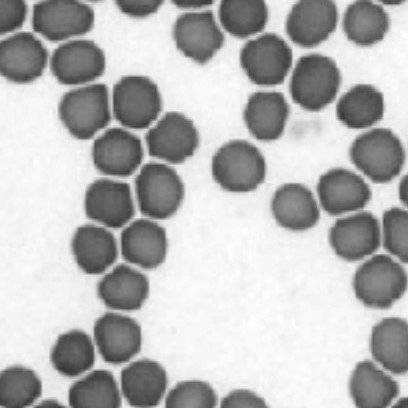
#> input picture sparse/split_bregman/data/origin_lp.jpg, 408 x 408 px, found by its file name
$ python lp_tech.py data/origin_lp.jpg
#> lines starting #> are read from the running program, lines starting #| are printed output that depends on the picture; long printed decimals are rounded
#> in main, img_load is the input picture: shape (408, 408, 3); min 53, max 254, mean 182
"""
Reference
Total Variation最適化(Split Bregman).
https://lp-tech.net/articles/tkPFr?page=1
"""

import sys,os
import numpy as np
import cv2
import matplotlib.pyplot as plt
import random
from PIL import Image

[X_N, Y_N] = [0,0]

def add_noise(I_t):
    mu = np.mean(I_t)
#> mu = 182
    sigma = np.std(I_t)
#> sigma = 66.49
    dB = 3
    I_noise = 10**(-dB/20)*np.reshape([random.gauss(mu, sigma) for i in range(np.size(I_t))], np.shape(I_t))
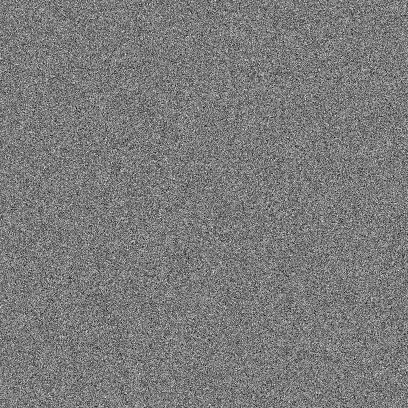
#> I_noise: shape (408, 408) float64; min -70.35, max 342.2, mean 129; drawn with min black and max white
    I = I_t + I_noise
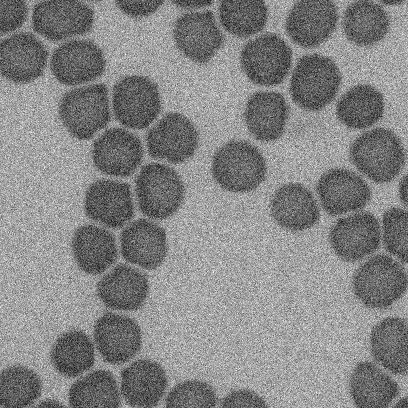
#> I: shape (408, 408) float64; min 38.77, max 558.5, mean 311; drawn with min black and max white
    max_I  = np.max(I)
#> max_I = 558.5
    min_I = np.min(I)
#> min_I = 38.77
    I = np.round((I - min_I)*255/(max_I - min_I))
    return I

def Gauss_Saidel(u, d_x, d_y, b_x, b_y, f, MU, LAMBDA):
    U = np.hstack([u[:,1:X_N], np.reshape(u[-1,:],[Y_N,1] )]) + np.hstack([np.reshape(u[0,:],[Y_N,1]), u[:,0:Y_N-1]]) \
       + np.vstack([u[1:X_N,:], np.reshape(u[:,-1],[1,X_N] )]) + np.vstack([np.reshape(u[:,0],[1,X_N] ), u[0:X_N-1,:]])
    D = np.vstack([np.reshape(d_x[:,0],[1,X_N] ), d_x[0:Y_N-1,:]]) - d_x \
       + np.hstack([np.reshape(d_y[0,:],[Y_N,1] ), d_y[:,0:X_N-1]]) - d_y
    B = -np.vstack([np.reshape(b_x[:,0],[1,X_N] ), b_x[0:Y_N-1,:]]) + b_x \
       - np.hstack([np.reshape(b_y[0,:],[Y_N,1] ), b_y[:,0:X_N-1]]) + b_y
    G = LAMBDA/(MU + 4*LAMBDA)*(U+D+B) + MU/(MU + 4*LAMBDA)*f
    return G

def shrink(x,y):
    t = np.abs(x) - y
    S = np.sign(x)*(t > 0) * t
    return S

def main():
    global X_N;global Y_N
    this_file_path = os.path.dirname(sys.argv[0])
    img_path = this_file_path+"/data/origin_lp.jpg"
    img_load = cv2.imread(img_path)
    I_t = cv2.cvtColor(img_load, cv2.COLOR_RGB2GRAY)
    f = add_noise(I_t)
    [X_N,Y_N] = np.shape(f)
#> X_N = 408; Y_N = 408
    plt.subplot(1,2,1)
    plt.imshow(I_t, cmap="gray")
    plt.title("Original")
    plt.subplot(1,2,2)
    plt.imshow(f, cmap="gray")
    plt.title("Noisy")
    plt.savefig(this_file_path+"/data/comp_noisy.png")
    #plt.show()

    CYCLE = 100
    MU = 5.0*10**(-2)
    LAMBDA = 1.0*10**(-2)
    TOL = 5.0*10**(-1)

    ## Initialization
    u = f
    d_x = np.zeros([X_N,Y_N])
    d_y = np.zeros([X_N,Y_N])
    b_x = np.zeros([X_N,Y_N])
    b_y = np.zeros([X_N,Y_N])

    for cyc in range(CYCLE):
        u_n = Gauss_Saidel(u,d_x,d_y, b_x ,b_y,f, MU,LAMBDA)
        Err = np.max(np.abs(u_n[2:X_N-2,2:Y_N-2] - u[2:X_N-2,2:Y_N-2]))
        if np.mod(cyc,10)==0:
            print([cyc,Err])
        if Err < TOL:
            break
        else:
            u = u_n
            nablax_u = np.vstack([u[1:X_N,:], np.reshape(u[:,-1],[1,X_N] )]) - u
            nablay_u = np.hstack([u[:,1:X_N], np.reshape(u[-1,:],[Y_N,1] )]) - u
            d_x = shrink(nablax_u + b_x, 1/LAMBDA)
            d_y = shrink(nablay_u + b_y, 1/LAMBDA)
            b_x = b_x + (nablax_u - d_x)
            b_y = b_y + (nablay_u - d_y)
#> this loop made 48 passes
#> Err on passes 1 to 12: 51.22, 19.78, 18.7, 9.79, 7.29, 6.24, 5.25, 4.97, 4.16, 3.51, 3.35, 2.92
#| [0, 51.222]
#| [10, 3.348]
#| [20, 1.525]
#| [30, 1.028]
#| [40, 0.6732]
#> pass 1, in Gauss_Saidel, `U = np.hstack([u[:,1:X_N], np.reshape(u[-1,:],[Y_N,1] )]) + np.hstack(..`:
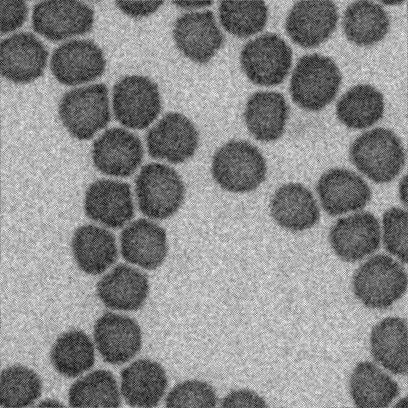
#> U: shape (408, 408) float64; min 144, max 861, mean 534.2; drawn with min black and max white
#> pass 1, in main, `nablax_u = np.vstack([u[1:X_N,:], np.reshape(u[:,-1],[1,X_N] )]) - u`:
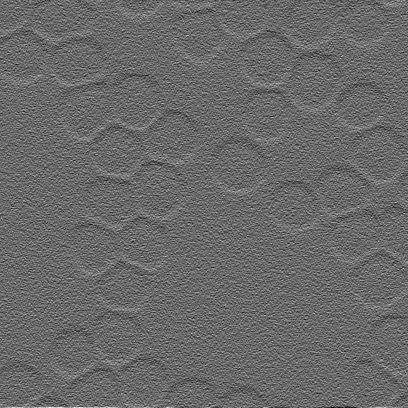
#> nablax_u: shape (408, 408) float64; min -78.44, max 110.9, mean 0.1; drawn with min black and max white
#> after the loop:
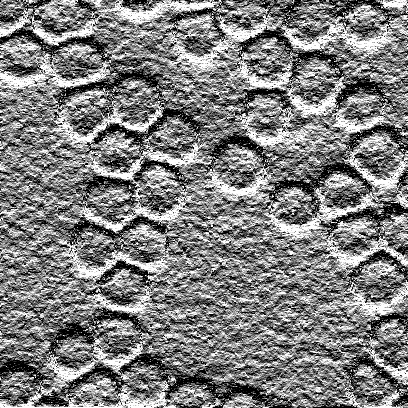
#> b_x: shape (408, 408) float64; min -100, max 100, mean -0.3; drawn with min black and max white
#> after the loop:
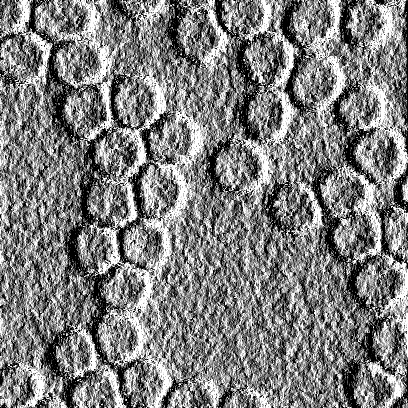
#> b_y: shape (408, 408) float64; min -100, max 100, mean -0.6; drawn with min black and max white


    ## plot figure
    plt.figure()
    plt.subplot(1,2,1)
    plt.gray()
    plt.imshow(f, cmap="gray")
    plt.title('Noisy')
    #plt.axis("off")

    plt.subplot(1,2,2)
    plt.gray()
    plt.imshow(np.round(u), cmap="gray")
    #x1, y1 = [0,X_N], [50,50]
    #plt.plot(x1, y1)
    plt.title('Reconstructed')
    #plt.axis("off")
    plt.savefig(this_file_path+"/data/comp_reconst.png")
    #plt.show()

    plt.figure()
    plt.subplot(2,1,1)
    plt.plot(f[50,:])
    plt.subplot(2,1,2)
    plt.plot(u[50,:])
    plt.savefig(this_file_path+"/data/comp_line.png")
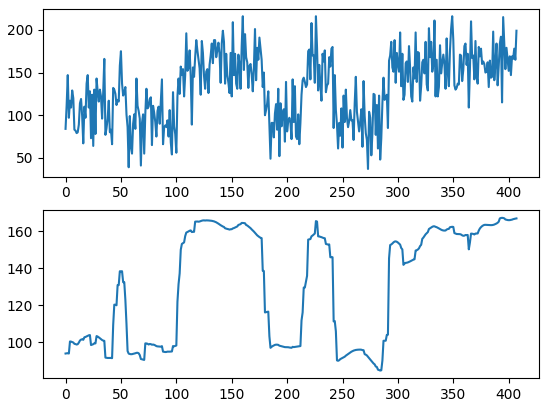
#> figure drawn by matplotlib, 2 panels; panel 1: curve peaks at x = 160, y = 216; panel 2: curve peaks at x = 394, y = 167.4
    #plt.show()

if __name__ == "__main__":
    main()
